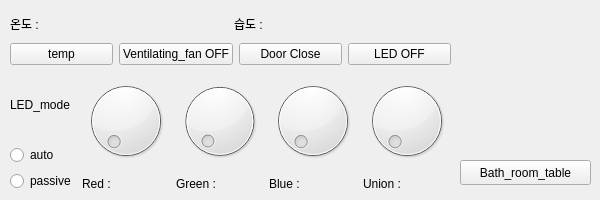
    <widget class="QWidget" name="tab_2">
     <attribute name="title">
      <string>  화장실  </string>
     </attribute>
     <widget class="QWidget" name="verticalLayoutWidget_10">
      <property name="geometry">
       <rect>
        <x>10</x>
        <y>10</y>
        <width>441</width>
        <height>181</height>
       </rect>
      </property>
      <layout class="QVBoxLayout" name="verticalLayout_102">
       <item>
        <layout class="QVBoxLayout" name="verticalLayout_103">
         <item>
          <layout class="QHBoxLayout" name="horizontalLayout_50">
           <item>
            <widget class="QLabel" name="label_65">
             <property name="text">
              <string>온도 : </string>
             </property>
            </widget>
           </item>
           <item>
            <widget class="QLabel" name="label_66">
             <property name="text">
              <string>습도 : </string>
             </property>
            </widget>
           </item>
          </layout>
         </item>
        </layout>
       </item>
       <item>
        <layout class="QVBoxLayout" name="verticalLayout_104">
         <item>
          <layout class="QVBoxLayout" name="verticalLayout_105">
           <item>
            <layout class="QHBoxLayout" name="horizontalLayout_51">
             <item>
              <widget class="QPushButton" name="pushButton_81">
               <property name="text">
                <string>temp</string>
               </property>
              </widget>
             </item>
             <item>
              <widget class="QPushButton" name="pushButton_85">
               <property name="text">
                <string>Ventilating_fan OFF</string>
               </property>
              </widget>
             </item>
             <item>
              <widget class="QPushButton" name="pushButton_83">
               <property name="text">
                <string>Door Close</string>
               </property>
              </widget>
             </item>
             <item>
              <widget class="QPushButton" name="pushButton_84">
               <property name="text">
                <string>LED OFF</string>
               </property>
              </widget>
             </item>
            </layout>
           </item>
          </layout>
         </item>
        </layout>
       </item>
       <item>
        <layout class="QVBoxLayout" name="verticalLayout_107">
         <item>
          <layout class="QHBoxLayout" name="horizontalLayout_53">
           <item>
            <layout class="QVBoxLayout" name="verticalLayout_108">
             <item>
              <widget class="QLabel" name="label_103">
               <property name="text">
                <string>LED_mode</string>
               </property>
              </widget>
             </item>
             <item>
              <widget class="QRadioButton" name="radioButton_19">
               <property name="text">
                <string>auto</string>
               </property>
              </widget>
             </item>
             <item>
              <widget class="QRadioButton" name="radioButton_20">
               <property name="text">
                <string>passive</string>
               </property>
              </widget>
             </item>
            </layout>
           </item>
           <item>
            <layout class="QHBoxLayout" name="horizontalLayout_54">
             <item>
              <layout class="QVBoxLayout" name="verticalLayout_109">
               <item>
                <widget class="QDial" name="dial_33"/>
               </item>
               <item>
                <widget class="QLabel" name="label_69">
                 <property name="text">
                  <string>Red : </string>
                 </property>
                </widget>
               </item>
              </layout>
             </item>
             <item>
              <layout class="QVBoxLayout" name="verticalLayout_110">
               <item>
                <widget class="QDial" name="dial_34"/>
               </item>
               <item>
                <widget class="QLabel" name="label_70">
                 <property name="text">
                  <string>Green :</string>
                 </property>
                </widget>
               </item>
              </layout>
             </item>
             <item>
              <layout class="QVBoxLayout" name="verticalLayout_111">
               <item>
                <widget class="QDial" name="dial_35"/>
               </item>
               <item>
                <widget class="QLabel" name="label_71">
                 <property name="text">
                  <string>Blue :</string>
                 </property>
                </widget>
               </item>
              </layout>
             </item>
             <item>
              <layout class="QVBoxLayout" name="verticalLayout_112">
               <item>
                <widget class="QDial" name="dial_36"/>
               </item>
               <item>
                <widget class="QLabel" name="label_72">
                 <property name="text">
                  <string>Union :</string>
                 </property>
                </widget>
               </item>
              </layout>
             </item>
            </layout>
           </item>
          </layout>
         </item>
        </layout>
       </item>
      </layout>
     </widget>
     <widget class="QWidget" name="verticalLayoutWidget_13">
      <property name="geometry">
       <rect>
        <x>460</x>
        <y>10</y>
        <width>131</width>
        <height>131</height>
       </rect>
      </property>
      <layout class="QVBoxLayout" name="verticalLayout_16">
       <item>
        <widget class="QLabel" name="label_117">
         <property name="text">
          <string/>
         </property>
        </widget>
       </item>
      </layout>
     </widget>
     <widget class="QPushButton" name="pushButton_119">
      <property name="geometry">
       <rect>
        <x>460</x>
        <y>160</y>
        <width>131</width>
        <height>25</height>
       </rect>
      </property>
      <property name="text">
       <string>Bath_room_table</string>
      </property>
     </widget>
    </widget>
